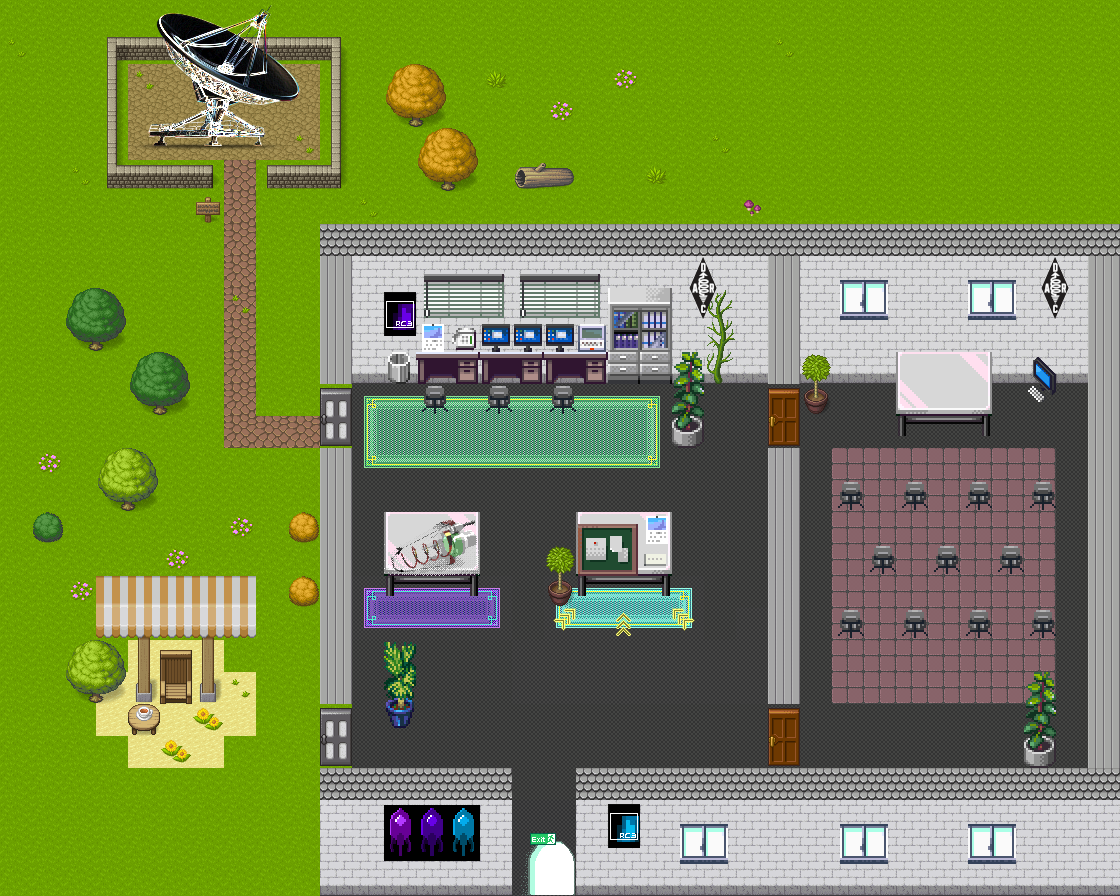

A 2D game scene composited from a Tiled map and its tileset images. What follows is a short description and the map's XML, with each tile layer's data collapsed to a summary:
An orthogonal 35x28 tile map with 32x32 px tiles, 20 tile layers (start, Grass_draussen, silent, GroundFloor, ...), 9 tilesets.

<map version="1.4" tiledversion="1.4.3" orientation="orthogonal" renderorder="right-down" width="35" height="28" tilewidth="32" tileheight="32" infinite="0" nextlayerid="28" nextobjectid="4">
 <editorsettings>
  <export target="main.json" format="json" />
 </editorsettings>
 <tileset firstgid="1" name="cija_32x32_expansion for Pipoya_CC0" tilewidth="32" tileheight="32" tilecount="1995" columns="15">
  <properties>
   <property name="collides" type="bool" value="true" />
  </properties>
  <image source="tiles/tiles_png/community/bytewerk/cija_32x32_expansion for Pipoya_CC0.png" width="480" height="4256" />
  <tile id="330">
   <properties>
    <property name="collides" type="bool" value="true" />
   </properties>
  </tile>
  <tile id="331">
   <properties>
    <property name="collides" type="bool" value="true" />
   </properties>
  </tile>
  <tile id="332">
   <properties>
    <property name="collides" type="bool" value="true" />
   </properties>
  </tile>
  <tile id="333">
   <properties>
    <property name="collides" type="bool" value="true" />
   </properties>
  </tile>
  <tile id="334">
   <properties>
    <property name="collides" type="bool" value="true" />
   </properties>
  </tile>
  <tile id="335">
   <properties>
    <property name="collides" type="bool" value="true" />
   </properties>
  </tile>
  <tile id="336">
   <properties>
    <property name="collides" type="bool" value="true" />
   </properties>
  </tile>
  <tile id="337">
   <properties>
    <property name="collides" type="bool" value="true" />
   </properties>
  </tile>
  <tile id="345">
   <properties>
    <property name="collides" type="bool" value="true" />
   </properties>
  </tile>
  <tile id="346">
   <properties>
    <property name="collides" type="bool" value="true" />
   </properties>
  </tile>
  <tile id="347">
   <properties>
    <property name="collides" type="bool" value="true" />
   </properties>
  </tile>
  <tile id="348">
   <properties>
    <property name="collides" type="bool" value="true" />
   </properties>
  </tile>
  <tile id="349">
   <properties>
    <property name="collides" type="bool" value="true" />
   </properties>
  </tile>
  <tile id="350">
   <properties>
    <property name="collides" type="bool" value="true" />
   </properties>
  </tile>
  <tile id="351">
   <properties>
    <property name="collides" type="bool" value="true" />
   </properties>
  </tile>
  <tile id="352">
   <properties>
    <property name="collides" type="bool" value="true" />
   </properties>
  </tile>
  <tile id="360">
   <properties>
    <property name="collides" type="bool" value="true" />
   </properties>
  </tile>
  <tile id="361">
   <properties>
    <property name="collides" type="bool" value="true" />
   </properties>
  </tile>
  <tile id="362">
   <properties>
    <property name="collides" type="bool" value="true" />
   </properties>
  </tile>
  <tile id="363">
   <properties>
    <property name="collides" type="bool" value="true" />
   </properties>
  </tile>
  <tile id="364">
   <properties>
    <property name="collides" type="bool" value="true" />
   </properties>
  </tile>
  <tile id="365">
   <properties>
    <property name="collides" type="bool" value="true" />
   </properties>
  </tile>
  <tile id="366">
   <properties>
    <property name="collides" type="bool" value="true" />
   </properties>
  </tile>
  <tile id="367">
   <properties>
    <property name="collides" type="bool" value="true" />
   </properties>
  </tile>
  <tile id="375">
   <properties>
    <property name="collides" type="bool" value="true" />
   </properties>
  </tile>
  <tile id="376">
   <properties>
    <property name="collides" type="bool" value="true" />
   </properties>
  </tile>
  <tile id="377">
   <properties>
    <property name="collides" type="bool" value="true" />
   </properties>
  </tile>
  <tile id="378">
   <properties>
    <property name="collides" type="bool" value="true" />
   </properties>
  </tile>
  <tile id="379">
   <properties>
    <property name="collides" type="bool" value="true" />
   </properties>
  </tile>
  <tile id="380">
   <properties>
    <property name="collides" type="bool" value="true" />
   </properties>
  </tile>
  <tile id="381">
   <properties>
    <property name="collides" type="bool" value="true" />
   </properties>
  </tile>
  <tile id="382">
   <properties>
    <property name="collides" type="bool" value="true" />
   </properties>
  </tile>
  <tile id="390">
   <properties>
    <property name="collides" type="bool" value="true" />
   </properties>
  </tile>
  <tile id="391">
   <properties>
    <property name="collides" type="bool" value="true" />
   </properties>
  </tile>
  <tile id="392">
   <properties>
    <property name="collides" type="bool" value="true" />
   </properties>
  </tile>
  <tile id="393">
   <properties>
    <property name="collides" type="bool" value="true" />
   </properties>
  </tile>
  <tile id="394">
   <properties>
    <property name="collides" type="bool" value="true" />
   </properties>
  </tile>
  <tile id="395">
   <properties>
    <property name="collides" type="bool" value="true" />
   </properties>
  </tile>
  <tile id="396">
   <properties>
    <property name="collides" type="bool" value="true" />
   </properties>
  </tile>
  <tile id="397">
   <properties>
    <property name="collides" type="bool" value="true" />
   </properties>
  </tile>
  <tile id="405">
   <properties>
    <property name="collides" type="bool" value="true" />
   </properties>
  </tile>
  <tile id="406">
   <properties>
    <property name="collides" type="bool" value="true" />
   </properties>
  </tile>
  <tile id="407">
   <properties>
    <property name="collides" type="bool" value="true" />
   </properties>
  </tile>
  <tile id="408">
   <properties>
    <property name="collides" type="bool" value="true" />
   </properties>
  </tile>
  <tile id="409">
   <properties>
    <property name="collides" type="bool" value="true" />
   </properties>
  </tile>
  <tile id="410">
   <properties>
    <property name="collides" type="bool" value="true" />
   </properties>
  </tile>
  <tile id="411">
   <properties>
    <property name="collides" type="bool" value="true" />
   </properties>
  </tile>
  <tile id="412">
   <properties>
    <property name="collides" type="bool" value="true" />
   </properties>
  </tile>
  <tile id="735">
   <properties>
    <property name="collides" type="bool" value="true" />
   </properties>
  </tile>
  <tile id="736">
   <properties>
    <property name="collides" type="bool" value="true" />
   </properties>
  </tile>
  <tile id="737">
   <properties>
    <property name="collides" type="bool" value="true" />
   </properties>
  </tile>
  <tile id="738">
   <properties>
    <property name="collides" type="bool" value="true" />
   </properties>
  </tile>
  <tile id="739">
   <properties>
    <property name="collides" type="bool" value="true" />
   </properties>
  </tile>
  <tile id="740">
   <properties>
    <property name="collides" type="bool" value="true" />
   </properties>
  </tile>
  <tile id="750">
   <properties>
    <property name="collides" type="bool" value="true" />
   </properties>
  </tile>
  <tile id="751">
   <properties>
    <property name="collides" type="bool" value="true" />
   </properties>
  </tile>
  <tile id="752">
   <properties>
    <property name="collides" type="bool" value="true" />
   </properties>
  </tile>
  <tile id="753">
   <properties>
    <property name="collides" type="bool" value="true" />
   </properties>
  </tile>
  <tile id="754">
   <properties>
    <property name="collides" type="bool" value="true" />
   </properties>
  </tile>
  <tile id="755">
   <properties>
    <property name="collides" type="bool" value="true" />
   </properties>
  </tile>
  <tile id="765">
   <properties>
    <property name="collides" type="bool" value="true" />
   </properties>
  </tile>
  <tile id="766">
   <properties>
    <property name="collides" type="bool" value="true" />
   </properties>
  </tile>
  <tile id="767">
   <properties>
    <property name="collides" type="bool" value="true" />
   </properties>
  </tile>
  <tile id="768">
   <properties>
    <property name="collides" type="bool" value="true" />
   </properties>
  </tile>
  <tile id="769">
   <properties>
    <property name="collides" type="bool" value="true" />
   </properties>
  </tile>
  <tile id="770">
   <properties>
    <property name="collides" type="bool" value="true" />
   </properties>
  </tile>
  <tile id="780">
   <properties>
    <property name="collides" type="bool" value="true" />
   </properties>
  </tile>
  <tile id="781">
   <properties>
    <property name="collides" type="bool" value="true" />
   </properties>
  </tile>
  <tile id="782">
   <properties>
    <property name="collides" type="bool" value="true" />
   </properties>
  </tile>
  <tile id="783">
   <properties>
    <property name="collides" type="bool" value="true" />
   </properties>
  </tile>
  <tile id="784">
   <properties>
    <property name="collides" type="bool" value="true" />
   </properties>
  </tile>
  <tile id="785">
   <properties>
    <property name="collides" type="bool" value="true" />
   </properties>
  </tile>
  <tile id="795">
   <properties>
    <property name="collides" type="bool" value="true" />
   </properties>
  </tile>
  <tile id="796">
   <properties>
    <property name="collides" type="bool" value="true" />
   </properties>
  </tile>
  <tile id="797">
   <properties>
    <property name="collides" type="bool" value="true" />
   </properties>
  </tile>
  <tile id="798">
   <properties>
    <property name="collides" type="bool" value="true" />
   </properties>
  </tile>
  <tile id="799">
   <properties>
    <property name="collides" type="bool" value="true" />
   </properties>
  </tile>
  <tile id="800">
   <properties>
    <property name="collides" type="bool" value="true" />
   </properties>
  </tile>
  <tile id="1050">
   <properties>
    <property name="collides" type="bool" value="true" />
   </properties>
  </tile>
  <tile id="1051">
   <properties>
    <property name="collides" type="bool" value="true" />
   </properties>
  </tile>
  <tile id="1052">
   <properties>
    <property name="collides" type="bool" value="true" />
   </properties>
  </tile>
  <tile id="1053">
   <properties>
    <property name="collides" type="bool" value="true" />
   </properties>
  </tile>
  <tile id="1054">
   <properties>
    <property name="collides" type="bool" value="true" />
   </properties>
  </tile>
  <tile id="1055">
   <properties>
    <property name="collides" type="bool" value="true" />
   </properties>
  </tile>
  <tile id="1056">
   <properties>
    <property name="collides" type="bool" value="true" />
   </properties>
  </tile>
  <tile id="1065">
   <properties>
    <property name="collides" type="bool" value="true" />
   </properties>
  </tile>
  <tile id="1066">
   <properties>
    <property name="collides" type="bool" value="true" />
   </properties>
  </tile>
  <tile id="1067">
   <properties>
    <property name="collides" type="bool" value="true" />
   </properties>
  </tile>
  <tile id="1068">
   <properties>
    <property name="collides" type="bool" value="true" />
   </properties>
  </tile>
  <tile id="1069">
   <properties>
    <property name="collides" type="bool" value="true" />
   </properties>
  </tile>
  <tile id="1070">
   <properties>
    <property name="collides" type="bool" value="true" />
   </properties>
  </tile>
  <tile id="1071">
   <properties>
    <property name="collides" type="bool" value="true" />
   </properties>
  </tile>
  <tile id="1080">
   <properties>
    <property name="collides" type="bool" value="true" />
   </properties>
  </tile>
  <tile id="1081">
   <properties>
    <property name="collides" type="bool" value="true" />
   </properties>
  </tile>
  <tile id="1082">
   <properties>
    <property name="collides" type="bool" value="true" />
   </properties>
  </tile>
  <tile id="1083">
   <properties>
    <property name="collides" type="bool" value="true" />
   </properties>
  </tile>
  <tile id="1084">
   <properties>
    <property name="collides" type="bool" value="true" />
   </properties>
  </tile>
  <tile id="1085">
   <properties>
    <property name="collides" type="bool" value="true" />
   </properties>
  </tile>
  <tile id="1086">
   <properties>
    <property name="collides" type="bool" value="true" />
   </properties>
  </tile>
  <tile id="1095">
   <properties>
    <property name="collides" type="bool" value="true" />
   </properties>
  </tile>
  <tile id="1096">
   <properties>
    <property name="collides" type="bool" value="true" />
   </properties>
  </tile>
  <tile id="1097">
   <properties>
    <property name="collides" type="bool" value="true" />
   </properties>
  </tile>
  <tile id="1098">
   <properties>
    <property name="collides" type="bool" value="true" />
   </properties>
  </tile>
  <tile id="1099">
   <properties>
    <property name="collides" type="bool" value="true" />
   </properties>
  </tile>
  <tile id="1100">
   <properties>
    <property name="collides" type="bool" value="true" />
   </properties>
  </tile>
  <tile id="1101">
   <properties>
    <property name="collides" type="bool" value="true" />
   </properties>
  </tile>
 </tileset>
 <tileset firstgid="1996" name="tilesets_deviant_milkian_1" tilewidth="32" tileheight="32" tilecount="256" columns="16">
  <image source="tiles/tiles_png/community/cert/imgs/tilesheets/tilesets_deviant_milkian_1.png" width="512" height="512" />
  <tile id="152">
   <properties>
    <property name="collides" type="bool" value="true" />
   </properties>
  </tile>
  <tile id="153">
   <properties>
    <property name="collides" type="bool" value="true" />
   </properties>
  </tile>
  <tile id="154">
   <properties>
    <property name="collides" type="bool" value="true" />
   </properties>
  </tile>
  <tile id="168">
   <properties>
    <property name="collides" type="bool" value="true" />
   </properties>
  </tile>
  <tile id="169">
   <properties>
    <property name="collides" type="bool" value="true" />
   </properties>
  </tile>
  <tile id="170">
   <properties>
    <property name="collides" type="bool" value="true" />
   </properties>
  </tile>
  <tile id="184">
   <properties>
    <property name="collides" type="bool" value="true" />
   </properties>
  </tile>
  <tile id="185">
   <properties>
    <property name="collides" type="bool" value="true" />
   </properties>
  </tile>
  <tile id="186">
   <properties>
    <property name="collides" type="bool" value="true" />
   </properties>
  </tile>
 </tileset>
 <tileset firstgid="2252" name="rc3_style_set" tilewidth="32" tileheight="32" tilecount="28" columns="4">
  <image source="tiles/tiles_png/community/cert/imgs/tilesheets/rc3_style_set.png" width="128" height="224" />
 </tileset>
 <tileset firstgid="2280" name="mapUtilities" tilewidth="32" tileheight="32" tilecount="9" columns="9">
  <image source="tiles/tiles_png/community/cert/imgs/tilesheets/mapUtilities.png" width="288" height="32" />
 </tileset>
 <tileset firstgid="2289" name="dish2" tilewidth="32" tileheight="32" tilecount="30" columns="6">
  <image source="tiles/custom/dish.png" width="192" height="160" />
 </tileset>
 <tileset firstgid="2319" name="worldExit" tilewidth="32" tileheight="32" tilecount="4" columns="2">
  <image source="tiles/worldExit.png" width="64" height="64" />
 </tileset>
 <tileset firstgid="2323" name="darc_tile" tilewidth="32" tileheight="32" tilecount="4" columns="2">
  <image source="tiles/darc_tile.png" width="64" height="64" />
 </tileset>
 <tileset firstgid="2327" name="icf" tilewidth="32" tileheight="32" tilecount="6" columns="3">
  <image source="tiles/icf.png" width="96" height="64" />
 </tileset>
 <tileset firstgid="2333" name="rc3-mullana-functionary" tilewidth="32" tileheight="32" tilecount="256" columns="16">
  <image source="tiles/tiles_png/inventory/rc3-mullana-functionary.png" width="512" height="512" />
 </tileset>
 <layer id="7" name="start" width="35" height="28">
  <data>[980 cells, 19 non-empty, 1 distinct tile ids]</data>
 </layer>
 <layer id="10" name="Grass_draussen" width="35" height="28">
  <data>[980 cells, 906 non-empty, 3 distinct tile ids]</data>
 </layer>
 <layer id="26" name="silent" width="35" height="28">
  <properties>
   <property name="silent" type="bool" value="true" />
  </properties>
  <data>[980 cells, 53 non-empty, 1 distinct tile ids]</data>
 </layer>
 <layer id="2" name="GroundFloor" width="35" height="28">
  <data>[980 cells, 284 non-empty, 1 distinct tile ids]</data>
 </layer>
 <layer id="25" name="dish_url" width="35" height="28">
  <data>[980 cells, 18 non-empty, 1 distinct tile ids]</data>
 </layer>
 <layer id="21" name="exit" width="35" height="28">
  <properties>
   <property name="exitUrl" value="{&lt;lobby&gt;/maps/hardware-making.json#start_rc3spacelink}" />
  </properties>
  <data>[980 cells, 4 non-empty, 4 distinct tile ids]</data>
 </layer>
 <layer id="18" name="jitsi_room" width="35" height="28">
  <properties>
   <property name="openWebsite" value="https://dc8pat.darc.de/rc3/referrers/livestream_referrer.html" />
  </properties>
  <data>[980 cells, 56 non-empty, 1 distinct tile ids]</data>
 </layer>
 <layer id="5" name="Wall" width="35" height="28">
  <data>[980 cells, 254 non-empty, 9 distinct tile ids]</data>
 </layer>
 <layer id="14" name="URL_2" width="35" height="28">
  <data>[980 cells, 0 non-empty, 0 distinct tile ids]</data>
 </layer>
 <layer id="13" name="QRZ_URL" width="35" height="28">
  <properties>
   <property name="openWebsite" value="https://dc8pat.darc.de/rc3/referrers/qrz_dc8pat.html" />
  </properties>
  <data>[980 cells, 10 non-empty, 6 distinct tile ids]</data>
 </layer>
 <layer id="19" name="twitter" width="35" height="28">
  <properties>
   <property name="openWebsite" value="https://dc8pat.darc.de/rc3/referrers/etherpad.html" />
  </properties>
  <data>[980 cells, 10 non-empty, 6 distinct tile ids]</data>
 </layer>
 <layer id="12" name="howto_board" width="35" height="28">
  <data>[980 cells, 48 non-empty, 16 distinct tile ids]</data>
 </layer>
 <layer id="6" name="WebSDR_URL" width="35" height="28">
  <properties>
   <property name="openWebsite" value="https://dc8pat.darc.de/rc3/referrers/websdr_referrer.html" />
  </properties>
  <data>[980 cells, 30 non-empty, 9 distinct tile ids]</data>
 </layer>
 <layer id="24" name="decals" width="35" height="28">
  <data>[980 cells, 61 non-empty, 40 distinct tile ids]</data>
 </layer>
 <layer id="27" name="food" width="35" height="28">
  <data>[980 cells, 1 non-empty, 1 distinct tile ids]</data>
 </layer>
 <layer id="4" name="Shack" width="35" height="28">
  <data>[980 cells, 35 non-empty, 21 distinct tile ids]</data>
 </layer>
 <objectgroup id="8" name="floorLayer" />
 <layer id="9" name="plants" width="35" height="28">
  <data>[980 cells, 16 non-empty, 11 distinct tile ids]</data>
 </layer>
 <layer id="15" name="trees" width="35" height="28">
  <data>[980 cells, 50 non-empty, 22 distinct tile ids]</data>
 </layer>
 <layer id="17" name="zaun" width="35" height="28">
  <data>[980 cells, 21 non-empty, 8 distinct tile ids]</data>
 </layer>
 <layer id="16" name="dish" width="35" height="28">
  <data>[980 cells, 30 non-empty, 30 distinct tile ids]</data>
 </layer>
</map>
